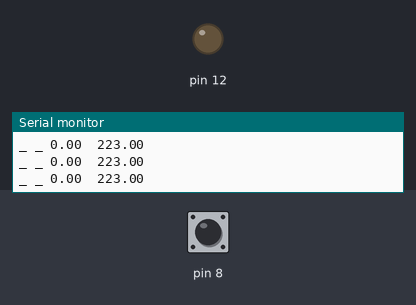
Simulated run of this sketch. Board: Arduino Uno, built with avr-gcc and run on an emulated ATmega328P. Parts: output pins drawn as LEDs (lit = HIGH), the last lines printed to the serial monitor. Inputs (shaded band) come from the test bench; at power-on: pin 8 HIGH.

Above: at 9.8 s.
9.9 s: pin 8 pulled LOW for 0.15 s
At 10.5 s:
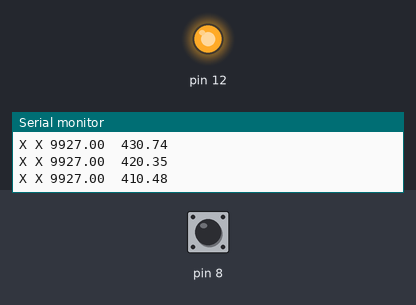
11.6 s: pin 8 pulled LOW for 1 s
At 13.2 s:
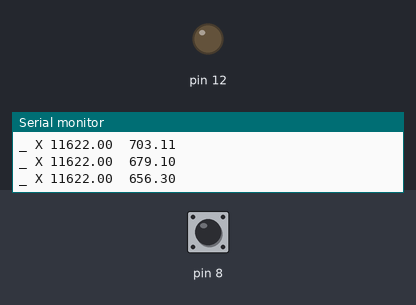
14.1 s: pin 8 driven LOW
At 14.7 s:
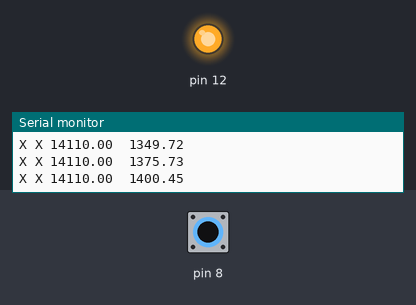
Timing chart, 0 to 17.1 s (numbered marks = the images above; inputs shaded):
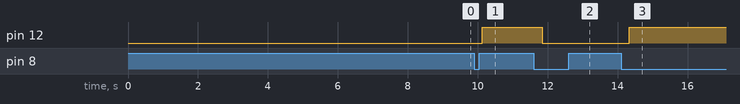

The sketch:

arduino_touch_switch.ino
```cpp
#include <CapacitiveSensor.h>
// Uncomment to enable serial debug output
#define DBG

// Around 1-20 Megaohm resistor between pins 7 and 8, pin 8 is sensor to which to connect foil
CapacitiveSensor   cs = CapacitiveSensor(7, 8);

//TODO: Get rid of floats and delay() calls
//TODO: Examine better hysteresis technique

float thres; // threshold for triggering
float const thres_add = 90.0; // ADJUST THIS! The value added to baseline measure on start of device over which to start measuring filter_time

float q = 0.95; // must be tweaked based on delay(), smoothness of measures over time

long const filter_time = 200; // milliseconds to wait before toggling

void setup()
{

#ifdef DBG
	Serial.begin(9600);
#endif
	pinMode(12, OUTPUT);

	cs.set_CS_AutocaL_Millis(0xFFFFFFFF); // disable automatic calib, we do not need it


	// Try to measure an initial threshold value to use for the rest of the time

	for (int i = 1; i<200; i++) {
		cs.capacitiveSensorRaw(11);
		delay(22);
	}

	thres = ((float)(cs.capacitiveSensorRaw(11))) + thres_add;

#ifdef DBG
	Serial.print("thres: ");
	Serial.println(thres);
	delay(4000);
#endif
}

void loop()
{
	float c = (float)cs.capacitiveSensorRaw(11);
	static float a = c;
	static float startt = 0;
	static bool toggled = false;
	static bool toggle = false;

	//TODO: dc offset compensation
	// thres = thres*

	// Very simple "filter"
	a = a*q + ((float)c)*(1.0f - q);
	// wait for thres to go over measured value and start counting time and toggle pin after timeout and wait for measuer to go below threshold
	if (a>thres)
	{
		long now = millis();
		if (startt == 0)
		{
			startt = now;
		}
		else if ((now - startt) > filter_time && !toggled)
		{
			toggled = true;
			toggle = !toggle;

			digitalWrite(12, toggle ? HIGH : LOW);

		}

	}
	else  if (startt>0)
	{
		startt = 0;
		toggled = false;
	}
#ifdef DBG
	Serial.print(toggle ? "X " : "_ ");
	Serial.print(toggled ? "X " : "_ ");
	Serial.print(startt);
	Serial.print("\t");
	Serial.println(a);
	delay(10);
#else
	delay(5);
#endif

}
```

Measured:
- after the input at 9.9 s, pin 12: LOW → HIGH after 0.24 s
- after the input at 11.6 s, pin 12: HIGH → LOW after 0.24 s
- after the input at 14.1 s, pin 12: LOW → HIGH after 0.23 s
